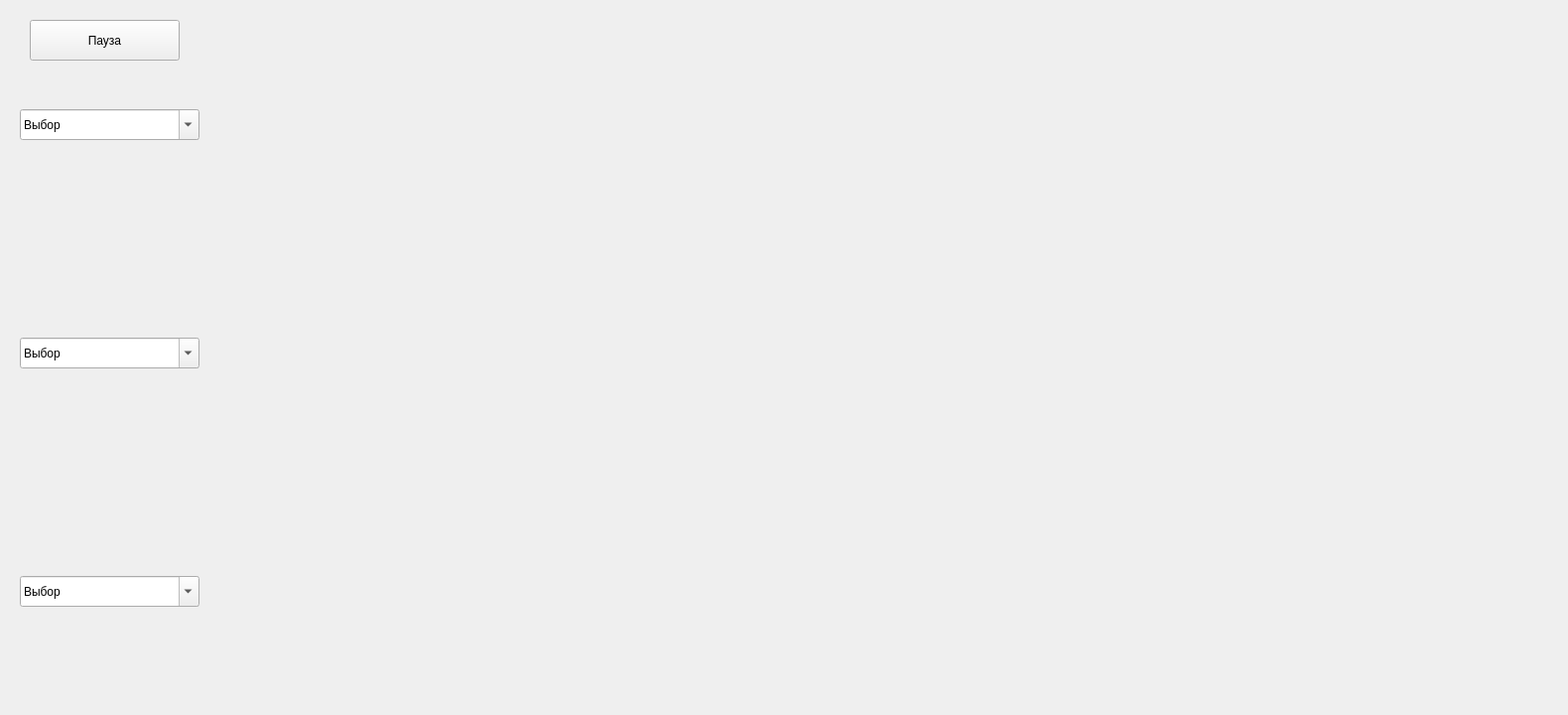
    <widget class="QWidget" name="tab_3">
     <attribute name="title">
      <string>Графики</string>
     </attribute>
     <widget class="PlotWidget" name="widget" native="true">
      <property name="geometry">
       <rect>
        <x>210</x>
        <y>30</y>
        <width>1361</width>
        <height>221</height>
       </rect>
      </property>
     </widget>
     <widget class="PlotWidget" name="widget_2" native="true">
      <property name="geometry">
       <rect>
        <x>210</x>
        <y>260</y>
        <width>1361</width>
        <height>221</height>
       </rect>
      </property>
     </widget>
     <widget class="PlotWidget" name="widget_3" native="true">
      <property name="geometry">
       <rect>
        <x>210</x>
        <y>490</y>
        <width>1361</width>
        <height>221</height>
       </rect>
      </property>
     </widget>
     <widget class="QComboBox" name="comboBox">
      <property name="enabled">
       <bool>true</bool>
      </property>
      <property name="geometry">
       <rect>
        <x>20</x>
        <y>110</y>
        <width>181</width>
        <height>31</height>
       </rect>
      </property>
      <property name="editable">
       <bool>true</bool>
      </property>
      <property name="currentText">
       <string>Выбор</string>
      </property>
     </widget>
     <widget class="QComboBox" name="comboBox_2">
      <property name="enabled">
       <bool>true</bool>
      </property>
      <property name="geometry">
       <rect>
        <x>20</x>
        <y>340</y>
        <width>181</width>
        <height>31</height>
       </rect>
      </property>
      <property name="editable">
       <bool>true</bool>
      </property>
      <property name="currentText">
       <string>Выбор</string>
      </property>
     </widget>
     <widget class="QComboBox" name="comboBox_3">
      <property name="enabled">
       <bool>true</bool>
      </property>
      <property name="geometry">
       <rect>
        <x>20</x>
        <y>580</y>
        <width>181</width>
        <height>31</height>
       </rect>
      </property>
      <property name="editable">
       <bool>true</bool>
      </property>
      <property name="currentText">
       <string>Выбор</string>
      </property>
     </widget>
     <widget class="QPushButton" name="pushButton_29">
      <property name="enabled">
       <bool>true</bool>
      </property>
      <property name="geometry">
       <rect>
        <x>30</x>
        <y>20</y>
        <width>151</width>
        <height>41</height>
       </rect>
      </property>
      <property name="text">
       <string>Пауза</string>
      </property>
     </widget>
    </widget>
